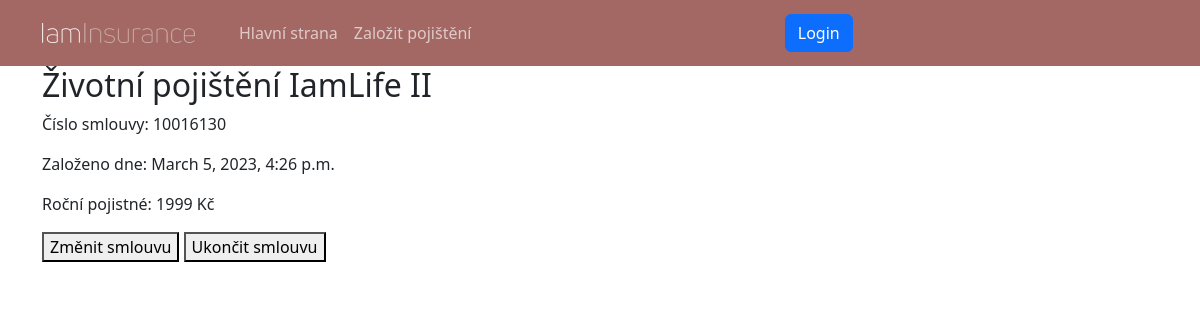
The app's page /muj-ucet/10016130/detail/, older data.
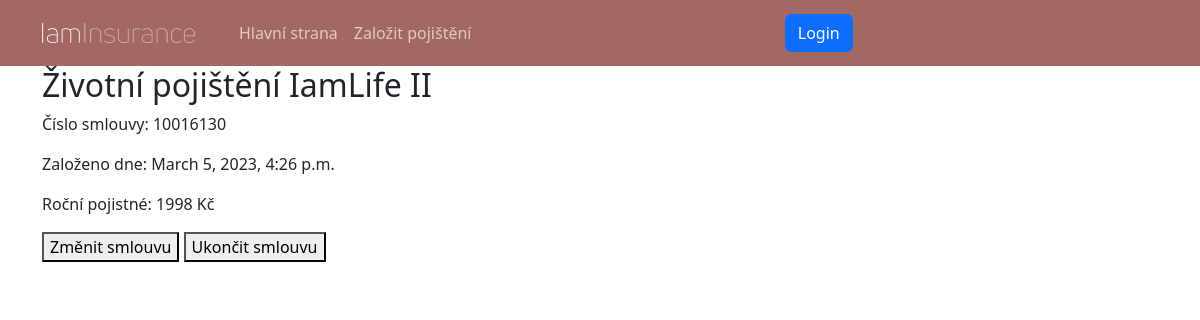
The same page, newer data.
### insurance_app/models.py (models this page shows, shortened)
class Contract(models.Model):
    objects: models.Manager
    product = models.ForeignKey(to=Product, on_delete=models.RESTRICT)
    insured = models.ForeignKey(to=Person, on_delete=models.RESTRICT)
    conclusion_date = models.DateTimeField(auto_now_add=True)
    payment = models.IntegerField()
    @property
    def contract_number(self) -> int:
        return 10_000_001 + self.pk * 127 ** 2
    @staticmethod
    def get_pk_by_contract_number(contract_number):
        return int((contract_number - 10_000_001) / (127 ** 2))

### client_account/views.py (the view, shortened to what this page needs)
# urls.py: path("<int:contract_number>/detail/", views.ContractDetailView.as_view(), name="contract-detail"),
class ContractDetailView(generic.DetailView):
    model = models.Contract
    template_name = template.CONTRACT_DETAIL
    def get_context_data(self, **kwargs):
        context = super().get_context_data(**kwargs)
        context['title'] = self.object.product.name
        return context
    def get_queryset(self):
        queryset = super().get_queryset()
        self.kwargs['pk'] = self.model.get_pk_by_contract_number(self.kwargs.get('contract_number'))
        return queryset

### insurance_app/templates/insurance_app/contract_detail.html (shortened to what this page needs)
{% extends 'main.html' %}
{% block content %}
    <section>
        <p>Číslo smlouvy: {{ object.contract_number }}</p>
        <p>Založeno dne: {{ object.conclusion_date }}</p>
        <p>Roční pojistné: {{ object.payment }} Kč</p>
        <form method="post">
            <button name="edit">Změnit smlouvu</button>
            <button name="delete">Ukončit smlouvu</button>
        </form>
    </section>
{% endblock %}

Row changes from the older to the newer data that the page shows:
changed Contract: payment "1999" → "1998"
